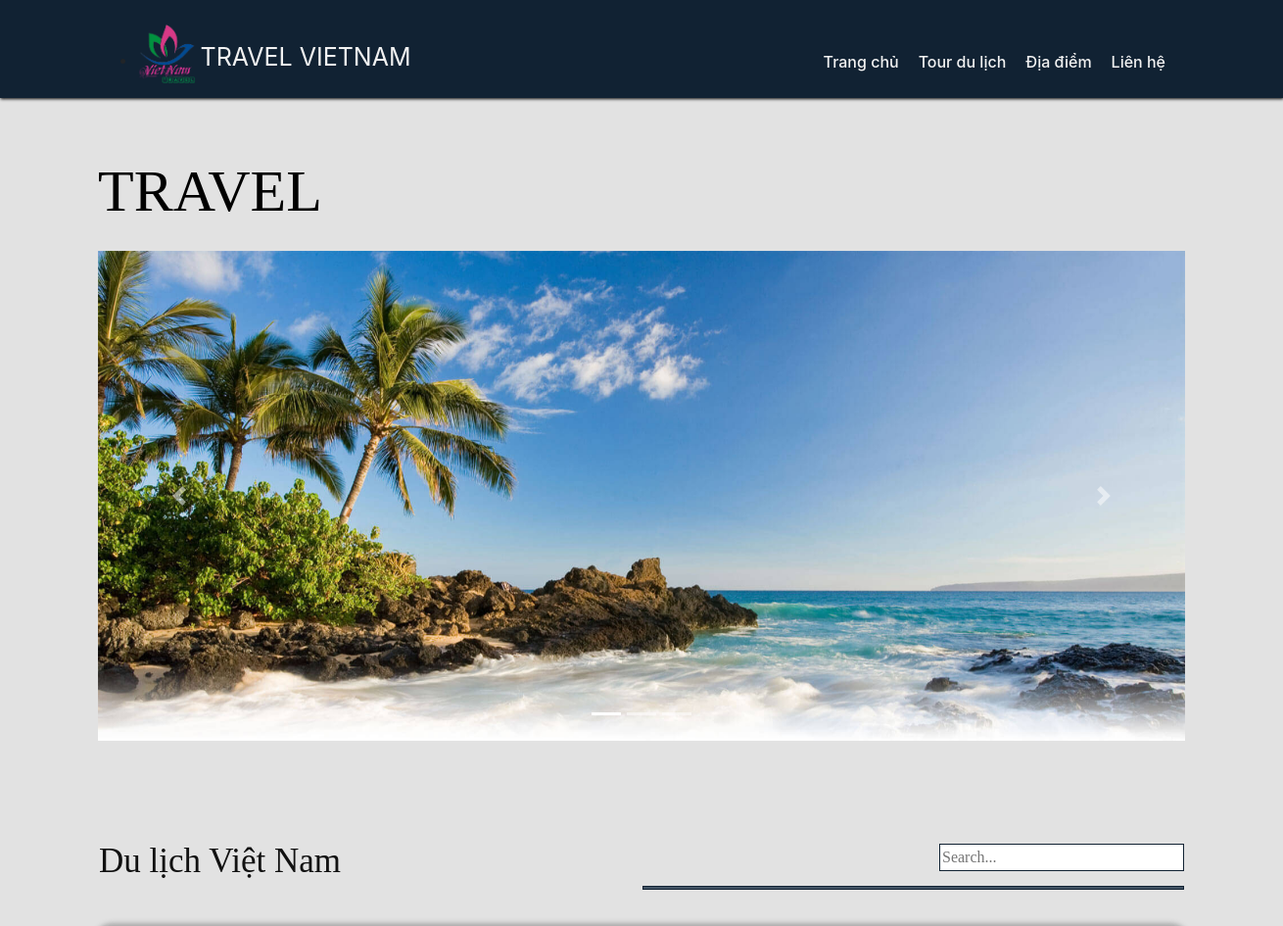
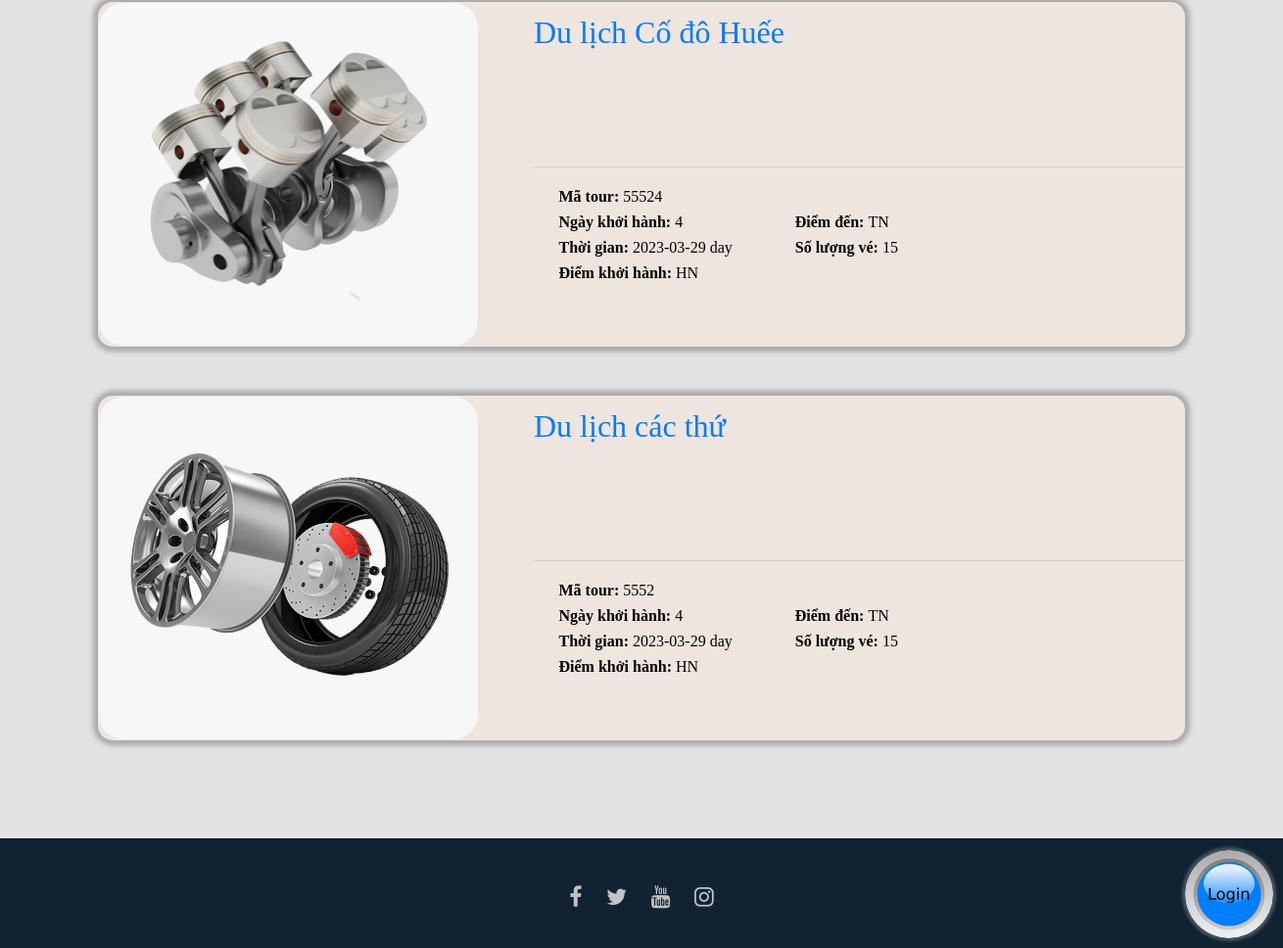
/travel.php, run on the app's committed database (2 pictures, top to bottom).
### tables this page shows
CREATE TABLE `travelviewing` (
  `id` int(11) NOT NULL,
  `title` text NOT NULL,
  `iva1` longtext NOT NULL,
  `iva2` longtext NOT NULL,
  `iva3` longtext NOT NULL,
  `content` text NOT NULL,
  `code` varchar(255) NOT NULL,
  `time` date NOT NULL,
  `Dday` varchar(255) NOT NULL,
  `startingplace` text NOT NULL,
  `ToLocation` text NOT NULL,
  `Numberofseats` int(11) NOT NULL
);

### model/ConnectDatabase.php (called while the page is built, shortened)
<?php
   class ConnectDatabase {
      private $servername;
      private $username;
      private $password;
      private $dbname;
      function __construct() {
         $this->servername = "localhost";
         $this->username = "root";
         $this->password = "";
         $this->dbname = "travelvietnam";
      }
      function connect() {
         $conn = new mysqli($this->servername, $this->username, $this->password, $this->dbname);
         if ($conn->connect_error) {
            die("Connection failed: " . $conn->connect_error);
            return false;
         }
         else{
            return $conn;
         }
      }
   }
?>

### model/travelPost.php (called while the page is built, shortened)
<?php
    class travelPost
    {
        private $getconect;
        private $conect;
        function __construct() {
            require_once "ConnectDatabase.php";
            $this->getconect = new connectDatabase();
            $this->conect = $this->getconect->connect();
         }
        public function getlistTraleviewing(){
            $sql = "SELECT * FROM travelviewing";
            $data = mysqli_query($this->conect, $sql);
            $count = mysqli_num_rows($data);
            if($count == 0) {
                $this->getconect->dieconnect($this->conect); return array();
            }
            else {
                $getdata = array(array());
                $dem=0;
                while($getdatabase = mysqli_fetch_assoc($data)){
                    $getdata[$dem][0]=$getdatabase['id'];
                    $getdata[$dem][1]=$getdatabase['iva1'];
                    $getdata[$dem][2]=$getdatabase['iva2'];
                    $getdata[$dem][3]=$getdatabase['iva3'];
                    $getdata[$dem][4]=$getdatabase['title'];
                    $getdata[$dem][5]=$getdatabase['content'];
                    $getdata[$dem][6]=$getdatabase['code'];
                    $getdata[$dem][7]=$getdatabase['Dday'];
                    $getdata[$dem][8]=$getdatabase['time'];
                    $getdata[$dem][9]=$getdatabase['startingplace'];
                    $getdata[$dem][10]=$getdatabase['ToLocation'];
                    $getdata[$dem][11]=$getdatabase['Numberofseats'];
                    $dem++;
                }
                return $getdata;
            }
            return array();
        }
    }
?>

### travel.php (the view, shortened to what this page needs)
<!DOCTYPE html>
<html lang="vi">
    <head>
        <link rel="stylesheet" href="./include/style/bootstrap.css">
        <link rel="stylesheet" href="include/mystyle45646.css">
        <link rel="stylesheet" href="https://cdnjs.cloudflare.com/ajax/libs/font-awesome/4.7.0/css/font-awesome.min.css">
        <link rel="stylesheet" href="https://maxcdn.bootstrapcdn.com/bootstrap/4.5.2/css/bootstrap.min.css">
    </head>
    <body>
   <div class="article-composition">
        <div class="container">
            <p style="color:#000;font-family: 'ZCOOL QingKe HuangYou', cursive; font-weight:500; font-size:60px; ">TRAVEL</p>
            <div id="mycarousel" class="carousel slide" data-ride="carousel">
<ol class="carousel-indicators">
    <li data-target="#mycarousel" data-slide-to="0" class="active"></li>
    <li data-target="#mycarousel" data-slide-to="1" class=""></li>
    <li data-target="#mycarousel" data-slide-to="2" class=""></li>
</ol>
<div class="carousel-inner">
    <div class="carousel-item active">
        <img class="d-block w-100" style="width: 100%; height:500px; min-width:1000px;"  src="./upload/slider_2.jpg">
        <div class="carousel-caption d-none d-md-block">
        </div>
    </div>
</div>
    <a class="carousel-control-prev" href="#mycarousel" role="button" data-slide="prev"> <span class="carousel-control-prev-icon" aria-hidden="true"></span> <span class="sr-only">Previous</span></a>
    <a class="carousel-control-next" href="#mycarousel" role="button" data-slide="next"> <span class="carousel-control-next-icon" aria-hidden="true"></span> <span class="sr-only">Next</span> </a>
</div>
<BR><BR><BR><BR>
<table style="width: 100%;">
                <tr style="width: 100%;">
                    <td style="width: 50%;">
                    <p style="color:#111;font-family: 'ZCOOL QingKe HuangYou', cursive; font-weight:500; font-size:35px; ">Du lịch Việt Nam</p>
                </td>
                    <td style="width: 50%;     text-align: right;">
                        <div class="container-1">
                            <form style="margin: 0px; padding: 0px;" action="./search.php">
                                <input name="search" type="search" id="search" placeholder="Search..." />
                                <button type="submit" value="Tìm kiếm" class="btnsearch" style="width: 100%;">
                                </button>
                            </form>
                        </div>
                    </td>
                </tr>
            </table>
            <br>
                <?php
                require_once './model/travelPost.php';
                    $getClass = new travelPost();
                    $getdata = $getClass->getlistTraleviewing();
                    $sum = sizeof($getdata);
                    $count = 0;
                    while($count < $sum){
                        echo ' <table class="box-posts">
                    <tr style="width: 100%;">
                        <td style="width: 35%;">
                        <a href="./travelviewing.php?id='.$getdata[$count][0].'">  <img style="width: 100%; height:350px;  border-radius: 25px;" src="'.$getdata[$count][1].'"> </a>
                        </td>
                        <td style="width: 5%;"></td>
                        <td style="width: 60%;">
                        <a href="./travelviewing.php?id='.$getdata[$count][0].'"> <div style="height: 40%;  line-height:80% ; ">
                             <h2 style="margin-top: 55px;">
                            '.$getdata[$count][4].'
                                </h2>
                            </div></a>
                            <hr>
                            <div style="height: 60%; color:#000">
                               <table>
                                     <tr>
                                         <td>
                                             <table>
                                             <tr>
                                                 <td><i class="fas fa-barcode"></i></td>
                                                 <td style="padding-left: 10px;"><b>Mã tour: </b> '.$getdata[$count][6].'</td>
                                             </tr>
                                             <tr>
                                                     <td><i class="fas fa-calendar-alt"></i></td>
                                                     <td style="padding-left: 10px;"><b>Ngày khởi hành: </b>'.$getdata[$count][7].'</td>
                                                 </tr>
                                                 <tr>
                                                     <td><i class="far fa-clock"></i></td>
                                                     <td style="padding-left: 10px;"><b>Thời gian: </b> '.$getdata[$count][8].' day</td>
                                                 </tr>
                                                 <tr>
                                                     <td> <i class="fas fa-plane-departure"></i></td>
                                                     <td style="padding-left: 10px;"><b>Điểm khởi hành: </b>'.$getdata[$count][9].'</td>
                                                 </tr>
                                             </table>
                                             <td style="padding-left: 50px;">
                                                 <table>
                                                     <tr>
                                                         <td> <i class="fas fa-plane-arrival"></i></td>
                                                         <td style="padding-left: 10px;"><b>Điểm đến: </b> '.$getdata[$count][10].'</td>
                                                     </tr>
                                                     <tr>
                                                         <td> <i class="fas fa-chair"></i></td>
                                                         <td style="padding-left: 10px;"><b>Số lượng vé: </b> '.$getdata[$count][11].'</td>
                                                     </tr>
                                                 </table>
                                             </td>
                                         </td>
                                     </tr>
                               </table>
                            </div>
                        </td>
                    </tr>
                </table>';
                $count++;
                    }
                ?>
        </div>
   </div>
   <?php require_once"./view/footer.php"; ?>
</body>
</html>

### view/footer.php (shortened to what this page needs)
<div class="footer">
   <br><br>
       <div style="height: 30px; ">
        <a target="_blank" href="https://www.facebook.com/Review-du-l%E1%BB%8Bch-3-mi%E1%BB%81n-104367948853447"><i   class="fa fa-facebook"></i></a>
        <a target="_blank" href=""><i class="fa fa-twitter"></i></a>
        <a target="_blank" href=""><i class="fa fa-youtube"></i></a>
        <a target="_blank" href=""><i class="fa fa-instagram"></i></a>
       </div>
       <br>
       <div style="height: 10px;">
   </div>
   <div style="position: fixed; right: 10px; bottom: 10px;">
            <?php
                if(isset($_SESSION['email']))  echo '<a href="./account.php">
                <img id="iconlogin-accout" src="./upload/accout.png" class="img-login-accout" alt="Login">
            </a>';
                else echo '<a href="./login.php">
                <img id="iconlogin-accout" src="./upload/login.png" class="img-login-accout" alt="Login">
            </a>';
            ?>
    </div>
   </div>

### include/mystyle45646.css (style rules this page uses)
body, html { width: 100%; height: 100%; min-width: 1300px; }
a { text-decoration:none }
.navbar { padding: 0px; line-height: 100px; background:#123; z-index: 100; box-shadow: 0px 0.5px 3px 0.5px #000;width: 100%; height: 100px; }
.line-navbar { margin-right: 20px; }
.link-navbar { color: #f2f2f2; }
.footer { background: #123; width: 100%; text-align: center; }
.fa { margin-left: 10px; margin-right: 10px; color: #c2c2c2; }
.article-composition { font-family: 'ZCOOL QingKe HuangYou', cursive; background: #e2e2e2; padding-top: 50px; padding-bottom: 50px; }
#search { border: solid 1px #123; width: 250px; }
.btnsearch { border: solid 1px #123; background-color:#456; }
.box-posts { background: #f5f5f5; width: 100%; height: 350px; border: solid 1px #123; margin-bottom: 50px; }
.img-login-accout { height: 90px; box-shadow: 0px 0px 3px 3px #456; border-radius:90px }
img { max-width: 100%; }

### travel.php (style rules this page uses)
.box-posts { background: #EEE5DE; border:none; border-radius: 15px; box-shadow: 0px 0px 5px 5px #aaa; }

### view/footer.php (style rules this page uses)
.fa { font-size: 23px; transition-duration: 1s; }

### data on the page
travelviewing: iva1 (picture), title "Du lịch Cố đô Huếe", code "55524", Dday "4", time "2023-03-29", startingplace "HN", ToLocation "TN", Numberofseats "15"
travelviewing: iva1 (picture), title "Du lịch các thứ", code "5552", Dday "4", time "2023-03-29", startingplace "HN", ToLocation "TN", Numberofseats "15"
